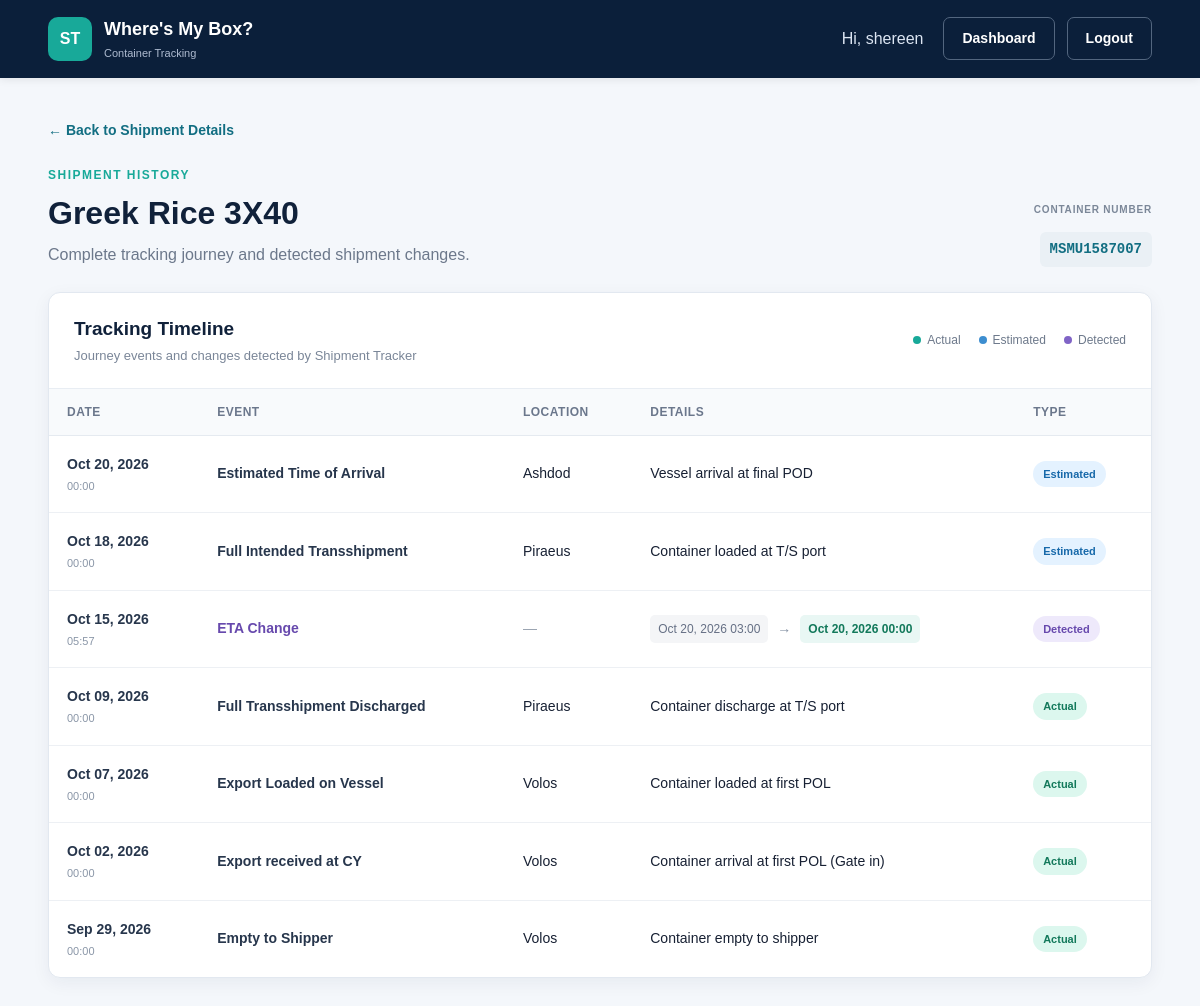
The page /shipments/1/history (signed in) on the database its author committed.
### container_tracker_app/models.py (models this page shows, shortened)
class User(models.Model):
    firstname = models.CharField(
        max_length=255
    )
    lastname = models.CharField(
        max_length=255
    )
    email = models.CharField(
        max_length=255,
        unique=True
    )
    password = models.CharField(
        max_length=255
    )
    created_at = models.DateField(
        auto_now_add=True
    )
    updated_at = models.DateField(
        auto_now=True
    )
    objects = UserManager()

class Shipment(models.Model):
    name = models.CharField(
        max_length=100
    )
    number = models.CharField(
        max_length=20
    )
    status = models.CharField(
        max_length=100,
        default="Unknown"
    )
    eta = models.DateTimeField(
        null=True,
        blank=True
    )
    ata = models.DateTimeField(
        null=True,
        blank=True
    )
    vessel = models.CharField(
        max_length=150,
        blank=True
    )
    origin = models.CharField(
        max_length=150,
        blank=True
    )
    destination = models.CharField(
        max_length=150,
        blank=True
    )
    lastchecked = models.DateTimeField(
        null=True,
        blank=True
    )
    user = models.ForeignKey(
        User,
        related_name="shipments",
        on_delete=models.DO_NOTHING
    )
    created_at = models.DateField(
        auto_now_add=True
    )
    updated_at = models.DateField(
        auto_now=True
    )
    objects = shipmentManager()

class shipmentHistory(models.Model):
    shipment = models.ForeignKey(
        Shipment,
        related_name='history',
        on_delete=models.CASCADE
    )
    status = models.CharField(
        max_length=100
    )
    location = models.CharField(
        max_length=150,
        blank=True
    )
    eta = models.DateTimeField(
        null=True,
        blank=True
    )
    description = models.CharField(
        max_length=255,
        blank=True
    )
    event_code = models.CharField(
        max_length=50,
        blank=True
    )
    api_event_id = models.CharField(
        max_length=100,
        blank=True
    )
    event_date = models.DateTimeField(
        null=True,
        blank=True
    )
    is_actual = models.BooleanField(
        default=False
    )
    change_type = models.CharField(
        max_length=50,
        blank=True
    )
    old_value = models.CharField(
        max_length=255,
        blank=True
    )
    new_value = models.CharField(
        max_length=255,
        blank=True
    )
    created_at = models.DateField(
        auto_now_add=True
    )

### container_tracker_app/views.py (the view)
def shipment_history(request, shipment_id):
    if "user_id" not in request.session:
        return redirect("/")
    user = User.objects.filter(
        id=request.session["user_id"]
    ).first()
    if user is None:
        request.session.flush()
        return redirect("/")
    shipment = Shipment.objects.filter(
        id=shipment_id
    ).first()
    if shipment is None:
        return redirect("/dashboard")
    history = (
        shipment.history.all().order_by(
            "-event_date",
            "-created_at"
        )
    )
    context = {
        "user": user,
        "shipment": shipment,
        "history": history
    }
    return render(
        request,
        "shipmenthistory.html",
        context
    )

### container_tracker_app/templates/shipmenthistory.html (shortened to what this page needs)
<!DOCTYPE html>
<html lang="en">
<head>
    {% load static %}
    <link rel="stylesheet" href="{% static 'css/style.css' %}">
</head>
<body>
    <nav class="navbar">
        <div class="nav-container">
            <a href="{% url 'dashboard' %}" class="brand">
                <div class="brand-icon">ST</div>
                <div>
                    <span class="brand-name">Where's My Box?</span>
                    <span class="brand-subtitle">Container Tracking</span>
                </div>
            </a>
            <div class="nav-actions">
                <span class="welcome-user">
                    Hi, {{ user.firstname }}
                </span>
                <a href="{% url 'dashboard' %}" class="btn btn-outline">
                    Dashboard
                </a>
                <a href="{% url 'logout' %}" class="btn btn-outline">
                    Logout
                </a>
            </div>
        </div>
    </nav>
    <main class="page-container">
        <a
            href="{% url 'view_shipment' shipment.id %}"
            class="back-link"
        >
            ← Back to Shipment Details
        </a>
        <section class="history-header">
            <div>
                <p class="page-label">
                    SHIPMENT HISTORY
                </p>
                <h1>
                    {{ shipment.name }}
                </h1>
                <p class="page-description">
                    Complete tracking journey and detected shipment changes.
                </p>
            </div>
            <div class="history-container-info">
                <span class="info-label">
                    CONTAINER NUMBER
                </span>
                <span class="history-container-number">
                    {{ shipment.number }}
                </span>
            </div>
        </section>
        <section class="card history-card">
            <div class="card-header history-card-header">
                <div>
                    <h2>Tracking Timeline</h2>
                    <p>
                        Journey events and changes detected by Shipment Tracker
                    </p>
                </div>
                <div class="history-legend">
                    <span class="legend-item">
                        <span class="legend-dot actual-dot"></span>
                        Actual
                    </span>
                    <span class="legend-item">
                        <span class="legend-dot estimated-dot"></span>
                        Estimated
                    </span>
                    <span class="legend-item">
                        <span class="legend-dot detected-dot"></span>
                        Detected
                    </span>
                </div>
            </div>
            <div class="table-wrapper">
                <table class="shipment-table history-table">
                    <thead>
                        <tr>
                            <th>Date</th>
                            <th>Event</th>
                            <th>Location</th>
                            <th>Details</th>
                            <th>Type</th>
                        </tr>
                    </thead>
                    <tbody>
                        {% for record in history %}
                        <tr>
                            <td data-label="Date">
                                <div class="history-date">
                                    {% if record.event_date %}
                                        <span>
                                            {{ record.event_date|date:"M d, Y" }}
                                        </span>
                                        <small>
                                            {{ record.event_date|date:"H:i" }}
                                        </small>
                                    {% else %}
                                        <span>
                                            {{ record.created_at|date:"M d, Y" }}
                                        </span>
                                    {% endif %}
                                </div>
                            </td>
                            {% if record.change_type %}
                                <td data-label="Event">
                                    <span class="change-event">
                                        {{ record.change_type }} Change
                                    </span>
                                </td>
                                <td data-label="Location">
                                    <span class="muted">
                                        —
                                    </span>
                                </td>
                                <td data-label="Details">
                                    <div class="change-details">
                                        <span class="old-value">
                                            {{ record.old_value }}
                                        </span>
                                        <span class="change-arrow">
                                            →
                                        </span>
                                        <span class="new-value">
                                            {{ record.new_value }}
                                        </span>
                                    </div>
                                </td>
                                <td data-label="Type">
                                    <span class="history-type type-detected">
                                        Detected
                                    </span>
                                </td>
                            {% else %}
                                <td data-label="Event">
                                    <span class="history-event">
                                        {{ record.description|default:record.status }}
                                    </span>
                                </td>
                                <td data-label="Location">
                                    {% if record.location %}
                                        {{ record.location }}
                                    {% else %}
                                        <span class="muted">
                                            Unknown
                                        </span>
                                    {% endif %}
                                </td>
                                <td data-label="Details">
                                    {{ record.status }}
                                </td>
                                <td data-label="Type">
                                    {% if record.is_actual %}
                                        <span class="history-type type-actual">
                                            Actual
                                        </span>
                                    {% else %}
                                        <span class="history-type type-estimated">
                                            Estimated
                                        </span>
                                    {% endif %}
                                </td>
                            {% endif %}
                        </tr>
                        {% endfor %}
                    </tbody>
                </table>
            </div>
        </section>
    </main>
</body>
</html>

### rows shown on the page
User: firstname "shereen"
Shipment: name "Greek Rice 3X40", number "MSMU1587007"
shipmentHistory: event_date "Oct 20, 2026", event_date "00:00", description "Estimated Time of Arrival", location "Ashdod", status "Vessel arrival at final POD", is_actual "Estimated"
shipmentHistory: event_date "Oct 18, 2026", event_date "00:00", description "Full Intended Transshipment", location "Piraeus", status "Container loaded at T/S port", is_actual "Estimated"
shipmentHistory: event_date "Oct 15, 2026", event_date "05:57", change_type "ETA", old_value "Oct 20, 2026 03:00", new_value "Oct 20, 2026 00:00"
shipmentHistory: event_date "Oct 09, 2026", event_date "00:00", description "Full Transshipment Discharged", location "Piraeus", status "Container discharge at T/S port", is_actual "Actual"
shipmentHistory: event_date "Oct 07, 2026", event_date "00:00", description "Export Loaded on Vessel", location "Volos", status "Container loaded at first POL", is_actual "Actual"
shipmentHistory: event_date "Oct 02, 2026", event_date "00:00", description "Export received at CY", location "Volos", status "Container arrival at first POL (Gate in)", is_actual "Actual"
shipmentHistory: event_date "Sep 29, 2026", event_date "00:00", description "Empty to Shipper", location "Volos", status "Container empty to shipper", is_actual "Actual"
